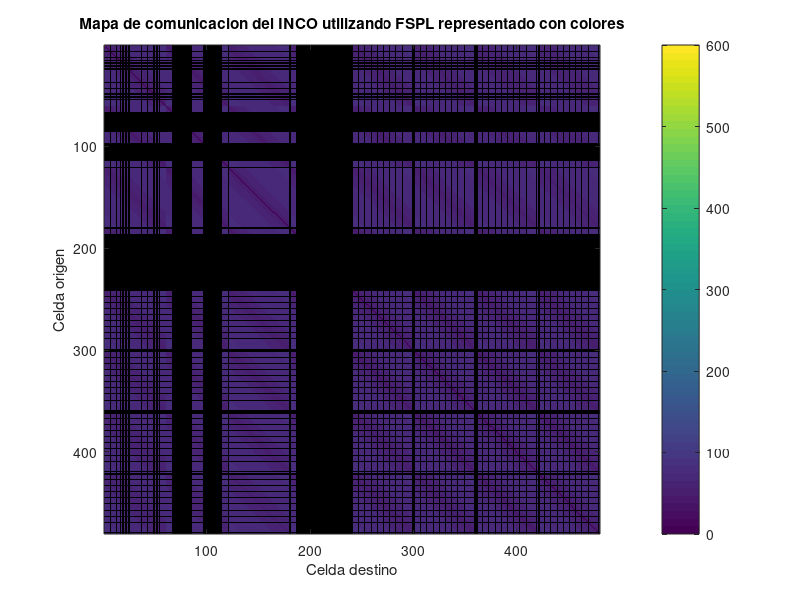

Source code (MATLAB):
% Parámetros del occupancy grid
filas = 8;
columnas = 60;
grid = [0	0	0	0	0	0	1	0	0	0	0	0	1	0	0	1	0	1	1	0	1	1	0	1	1	0	0	0	0	0	0	0	0	0	0	0	1	0	0	0	0	0	1	0	0	0	0	1	1	0	1	1	0	1	0	0	0	0	0	0;
        0	0	0	0	0	0	1	1	1	1	1	1	1	1	1	1	1	1	1	1	1	1	1	1	1	0	0	0	0	0	0	0	0	0	0	0	1	1	1	1	1	1	1	1	1	1	1	1	1	1	1	1	1	1	0	0	0	0	0	0;
        1	0	0	0	0	0	0	0	0	0	0	0	0	0	0	0	0	0	0	0	0	0	0	0	0	0	0	0	0	0	0	0	0	0	0	0	0	0	0	0	0	0	0	0	0	0	0	0	0	0	0	0	0	0	0	0	0	0	0	1;
        1	0	0	0	0	0	1	1	1	1	1	1	1	1	1	1	1	1	1	1	1	1	1	1	1	1	1	1	1	1	1	1	1	1	1	1	1	1	1	1	1	1	1	1	1	1	1	1	1	1	1	1	1	1	1	1	1	1	1	1;
        1	0	0	0	0	0	1	0	0	0	0	0	1	0	0	0	0	0	1	0	0	0	0	0	1	0	0	0	0	0	1	0	0	0	0	0	1	0	0	0	0	0	1	0	0	0	0	0	1	0	0	0	0	0	0	0	0	0	1	1;
        1	0	0	0	0	0	1	0	0	0	0	0	1	0	0	0	0	0	1	0	0	0	0	0	1	0	0	0	0	0	1	0	0	0	0	0	1	0	0	0	0	0	1	0	0	0	0	0	1	0	0	0	0	0	0	0	0	0	1	1;
        1	1	0	0	0	0	1	0	0	0	0	0	1	0	0	0	0	0	1	0	0	0	0	0	1	0	0	0	0	0	1	0	0	0	0	0	1	0	0	0	0	0	1	0	0	0	0	0	1	0	0	0	0	0	0	0	0	0	1	0;
        1	1	0	0	0	0	1	0	0	0	0	0	1	0	0	0	0	0	1	0	0	0	0	0	1	0	0	0	0	0	1	0	0	0	0	0	1	0	0	0	0	0	1	0	0	0	0	0	1	0	0	0	0	0	0	0	0	0	1	0];
celda_metros = 1.235;

% Parámetros de FSPL
f = 2.4e9;       % Frecuencia en Hz (2.4 GHz)
c = 3e8;         % Velocidad de la luz (m/s)
obstaculo = NaN;  % Valor para casilleros con obstaculos

% Se inicializa la matriz de comunicación con NaN para todas las entradas
N = filas * columnas;
commMapIncoFspl = obstaculo * ones(N, N);

% Coordenadas de cada celda
posiciones = zeros(N, 2);
for i = 1:filas
  for j = 1:columnas
    idCelda = (i-1)*columnas + j;
    posiciones(idCelda, :) = [i, j];
  end
end

% Calcular pérdidas entre celdas libres solamente
for i = 1:N
  for j = 1:N
    f1 = posiciones(i,1);
    c1 = posiciones(i,2);
    f2 = posiciones(j,1);
    c2 = posiciones(j,2);
    if grid(f1, c1) == 0 && grid(f2, c2) == 0  % solo si los dos son libres
      dist = norm([f1 c1] - [f2 c2]) * celda_metros;
      if dist == 0
        PL = 0;
      else
        PL = 20*log10(dist) + 20*log10(f) + 20*log10(4*pi/c);
      end
      commMapIncoFspl(i, j) = PL;
    end
  end
end

commMapIncoFspl(1, 1) = 600;

figure;
imagesc(commMapIncoFspl);
colorbar;
title('Mapa de comunicacion del INCO utilizando FSPL representado con colores');
xlabel('Celda destino');
ylabel('Celda origen');

disp('Mapa de comunicación (FSPL):');
disp(commMapIncoFspl);
